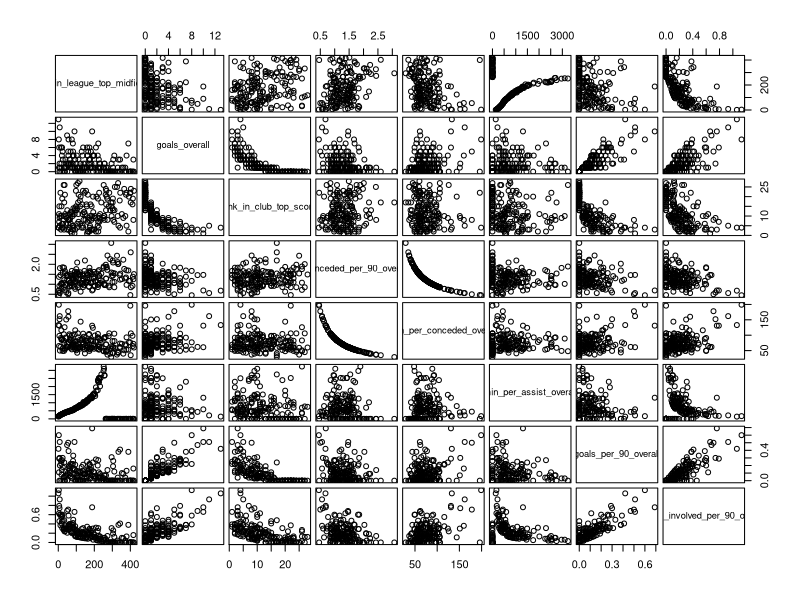

Here is the R script that generated this plot:
## ---- chunk 1
library(tidyverse)
library(knitr)
library(broom)
setwd("C:/Users/andre/OneDrive/Desktop/School/Junior Year/STA304/Final Project/2019-20 Season")
playerdata = read.csv("england-premier-league-players-2019-to-2020-stats.csv")

#create multiple linear regression to explain rank in league (midfielders) based on various predictors (fantasy idea is scrapped)

#str(midfielderdata)

#take out players who aren't midfielders:
midfielderdata = playerdata[!(playerdata$position=="Defender" | playerdata$position=="Forward" | playerdata$position=="Goalkeeper"),]

#take out unranked players:
midfielderdata = midfielderdata %>% 
  filter(midfielderdata$rank_in_league_top_midfielders != -1)

#take out useless predictors:
midfielderdata = midfielderdata %>% 
  select(-c(rank_in_league_top_defenders, rank_in_league_top_attackers))

#potential final dataset
midfielderdata2 = midfielderdata %>% 
  select(-c(minutes_played_away, minutes_played_home, appearances_away, appearances_home, goals_away, goals_home, assists_away, assists_home, penalty_misses, penalty_goals, clean_sheets_away, clean_sheets_home, conceded_away, conceded_home, goals_per_90_away, goals_per_90_home, min_per_match, min_per_card_overall))



attach(midfielderdata2)

## ---- chunk 2

kable(head(midfielderdata[,0:8]), caption="Midfielder Data")

## ---- chunk 3

fullmodel = lm(rank_in_league_top_midfielders ~ age + minutes_played_overall +  appearances_overall + goals_overall + assists_overall + conceded_overall + red_cards_overall + min_per_goal_overall +min_per_conceded_overall + min_per_assist_overall + cards_per_90_overall + rank_in_club_top_scorer + goals_per_90_overall + assists_per_90_overall + clean_sheets_overall + conceded_per_90_overall + yellow_cards_overall + goals_involved_per_90_overall, data=midfielderdata2)

#summary(fullmodel)
## ---- chunk 4

# backward AIC
step(fullmodel, direction = "backward")
## ---- chunk 5

aicmodel = lm(rank_in_league_top_midfielders~goals_overall+rank_in_club_top_scorer+conceded_per_90_overall+min_per_conceded_overall+min_per_assist_overall+goals_per_90_overall+goals_involved_per_90_overall)

kable(tidy(aicmodel), caption="AIC Regression Model")

AIC = round(AIC(aicmodel), 4)
#BIC(aicmodel)
correctedAIC = round(extractAIC(aicmodel), 4)
#extractAIC(aicmodel)
BIC = round(BIC(aicmodel), 4)
## ---- chunk 6

# backward BIC; n is the number of data points
n = nrow(midfielderdata2)
step(fullmodel, direction = "backward", k=log(n))
## ---- chunk 7
bicmodel = lm(rank_in_league_top_midfielders~conceded_per_90_overall + min_per_conceded_overall + min_per_assist_overall + goals_per_90_overall + goals_involved_per_90_overall)

kable(tidy(bicmodel), caption="BIC Regression Model")


AIC2 = round(AIC(bicmodel), 4)
correctedAIC2 = round(extractAIC(bicmodel), 4)
BIC2 = round(BIC(bicmodel), 4)
## ---- chunk 8
#pairwise scatterplots for larger model predictor variables
pairs(rank_in_league_top_midfielders ~ goals_overall + rank_in_club_top_scorer + conceded_per_90_overall + min_per_conceded_overall + min_per_assist_overall + goals_per_90_overall + goals_involved_per_90_overall, data=midfielderdata2, gap=0.4,cex.labels=0.85)

numericx=cbind(goals_overall, rank_in_club_top_scorer, conceded_per_90_overall, min_per_conceded_overall, min_per_assist_overall, goals_per_90_overall, goals_involved_per_90_overall)
numericxy=cbind(rank_in_league_top_midfielders,numericx)
## ---- chunk 9
detach(midfielderdata2)
